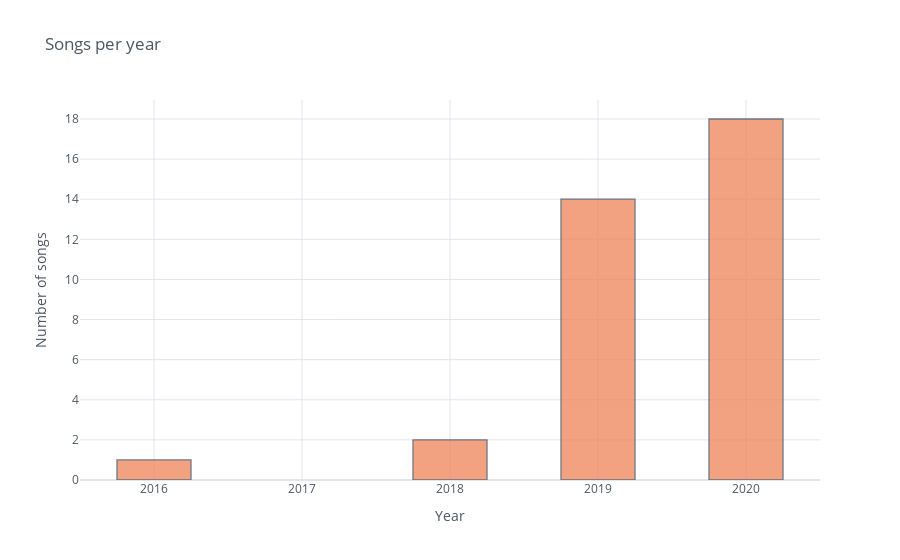

The cell this chart's notebook holds for it:
### Code cell
data["year"].iplot(kind="histogram", title="Songs per year", xTitle="Year", yTitle="Number of songs", theme="white", bargap=.50, )

### Figure 1 — Plotly figure (JSON) as saved in the notebook; plotly's stock layout.template omitted (floating-point values rounded to 4 significant figures)
{"data": [{"histfunc": "count", "histnorm": "", "marker": {"color": "rgba(239, 138, 98, 1.0)", "line": {"color": "#4D5663", "width": 1.3}}, "name": "year", "opacity": 0.8, "orientation": "v", "type": "histogram", "x": [2020, 2020, 2020, 2019, 2020, 2019, 2020, 2019, 2019, 2020, 2019, 2019, 2019, 2019, 2019, 2018, 2020, 2020, 2020, 2018, 2020, 2020, 2020, 2020, 2020, 2016, 2020, 2019, 2019, 2019, 2019, 2019, 2020, 2020, 2020]}], "layout": {"bargap": 0.5, "barmode": "overlay", "legend": {"bgcolor": "#FFFFFF", "font": {"color": "#4D5663"}}, "paper_bgcolor": "#FFFFFF", "plot_bgcolor": "#FFFFFF", "title": {"font": {"color": "#4D5663"}, "text": "Songs per year"}, "xaxis": {"gridcolor": "#E1E5ED", "showgrid": true, "tickfont": {"color": "#4D5663"}, "title": {"font": {"color": "#4D5663"}, "text": "Year"}, "zerolinecolor": "#E1E5ED"}, "yaxis": {"gridcolor": "#E1E5ED", "showgrid": true, "tickfont": {"color": "#4D5663"}, "title": {"font": {"color": "#4D5663"}, "text": "Number of songs"}, "zerolinecolor": "#E1E5ED"}}}
